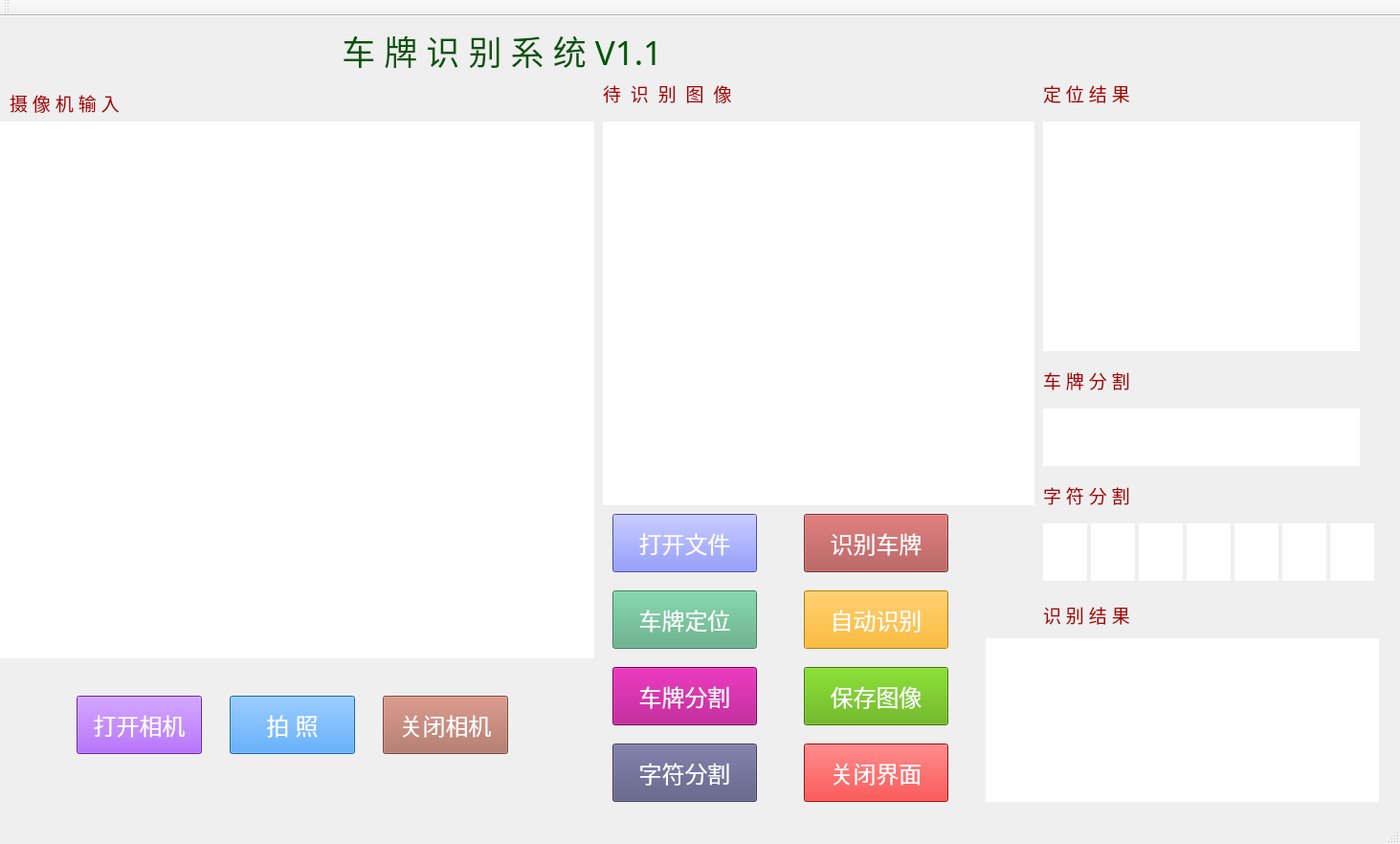
<?xml version="1.0" encoding="UTF-8"?>
<ui version="4.0">
 <class>LprprprprClass</class>
 <widget class="QMainWindow" name="LprprprprClass">
  <property name="geometry">
   <rect>
    <x>0</x>
    <y>0</y>
    <width>1463</width>
    <height>882</height>
   </rect>
  </property>
  <property name="windowTitle">
   <string>Lprprprpr</string>
  </property>
  <widget class="QWidget" name="centralWidget">
   <widget class="QLabel" name="label">
    <property name="geometry">
     <rect>
      <x>0</x>
      <y>110</y>
      <width>621</width>
      <height>561</height>
     </rect>
    </property>
    <property name="font">
     <font>
      <family>Times New Roman</family>
      <pointsize>20</pointsize>
     </font>
    </property>
    <property name="styleSheet">
     <string notr="true">background-color: rgb(255, 255, 255);</string>
    </property>
    <property name="text">
     <string/>
    </property>
   </widget>
   <widget class="QLabel" name="label_2">
    <property name="geometry">
     <rect>
      <x>630</x>
      <y>110</y>
      <width>451</width>
      <height>401</height>
     </rect>
    </property>
    <property name="font">
     <font>
      <family>Times New Roman</family>
      <pointsize>20</pointsize>
     </font>
    </property>
    <property name="styleSheet">
     <string notr="true">background-color: rgb(255, 255, 255);</string>
    </property>
    <property name="text">
     <string/>
    </property>
   </widget>
   <widget class="QLabel" name="label_3">
    <property name="geometry">
     <rect>
      <x>1090</x>
      <y>110</y>
      <width>331</width>
      <height>240</height>
     </rect>
    </property>
    <property name="styleSheet">
     <string notr="true">background-color: rgb(255, 255, 255);</string>
    </property>
    <property name="text">
     <string/>
    </property>
   </widget>
   <widget class="QLabel" name="label_4">
    <property name="geometry">
     <rect>
      <x>1090</x>
      <y>410</y>
      <width>331</width>
      <height>60</height>
     </rect>
    </property>
    <property name="styleSheet">
     <string notr="true">background-color: rgb(255, 255, 255);</string>
    </property>
    <property name="text">
     <string/>
    </property>
   </widget>
   <widget class="QLabel" name="label_5">
    <property name="geometry">
     <rect>
      <x>1090</x>
      <y>530</y>
      <width>46</width>
      <height>60</height>
     </rect>
    </property>
    <property name="styleSheet">
     <string notr="true">background-color: rgb(255, 255, 255);</string>
    </property>
    <property name="text">
     <string/>
    </property>
   </widget>
   <widget class="QLabel" name="label_6">
    <property name="geometry">
     <rect>
      <x>1140</x>
      <y>530</y>
      <width>46</width>
      <height>60</height>
     </rect>
    </property>
    <property name="styleSheet">
     <string notr="true">background-color: rgb(255, 255, 255);</string>
    </property>
    <property name="text">
     <string/>
    </property>
   </widget>
   <widget class="QLabel" name="label_7">
    <property name="geometry">
     <rect>
      <x>1190</x>
      <y>530</y>
      <width>46</width>
      <height>60</height>
     </rect>
    </property>
    <property name="styleSheet">
     <string notr="true">
background-color: rgb(255, 255, 255);</string>
    </property>
    <property name="text">
     <string/>
    </property>
   </widget>
   <widget class="QLabel" name="label_8">
    <property name="geometry">
     <rect>
      <x>1240</x>
      <y>530</y>
      <width>46</width>
      <height>60</height>
     </rect>
    </property>
    <property name="styleSheet">
     <string notr="true">background-color: rgb(255, 255, 255);</string>
    </property>
    <property name="text">
     <string/>
    </property>
   </widget>
   <widget class="QLabel" name="label_9">
    <property name="geometry">
     <rect>
      <x>1290</x>
      <y>530</y>
      <width>46</width>
      <height>60</height>
     </rect>
    </property>
    <property name="styleSheet">
     <string notr="true">background-color: rgb(255, 255, 255);</string>
    </property>
    <property name="text">
     <string/>
    </property>
   </widget>
   <widget class="QLabel" name="label_10">
    <property name="geometry">
     <rect>
      <x>1340</x>
      <y>530</y>
      <width>46</width>
      <height>60</height>
     </rect>
    </property>
    <property name="styleSheet">
     <string notr="true">background-color: rgb(255, 255, 255);</string>
    </property>
    <property name="text">
     <string/>
    </property>
   </widget>
   <widget class="QLabel" name="label_11">
    <property name="geometry">
     <rect>
      <x>1390</x>
      <y>530</y>
      <width>46</width>
      <height>60</height>
     </rect>
    </property>
    <property name="styleSheet">
     <string notr="true">background-color: rgb(255, 255, 255);</string>
    </property>
    <property name="text">
     <string/>
    </property>
   </widget>
   <widget class="QLabel" name="label_12">
    <property name="geometry">
     <rect>
      <x>1030</x>
      <y>650</y>
      <width>411</width>
      <height>171</height>
     </rect>
    </property>
    <property name="font">
     <font>
      <family>Times New Roman</family>
      <pointsize>18</pointsize>
     </font>
    </property>
    <property name="styleSheet">
     <string notr="true">background-color: rgb(255, 255, 255);</string>
    </property>
    <property name="text">
     <string/>
    </property>
   </widget>
   <widget class="QLabel" name="label_13">
    <property name="geometry">
     <rect>
      <x>10</x>
      <y>70</y>
      <width>161</width>
      <height>41</height>
     </rect>
    </property>
    <property name="font">
     <font>
      <family>微软雅黑</family>
      <pointsize>14</pointsize>
     </font>
    </property>
    <property name="styleSheet">
     <string notr="true">color: rgb(170, 0, 0);</string>
    </property>
    <property name="text">
     <string>摄 像 机 输 入  </string>
    </property>
   </widget>
   <widget class="QLabel" name="label_14">
    <property name="geometry">
     <rect>
      <x>630</x>
      <y>60</y>
      <width>221</width>
      <height>41</height>
     </rect>
    </property>
    <property name="font">
     <font>
      <family>微软雅黑</family>
      <pointsize>14</pointsize>
     </font>
    </property>
    <property name="styleSheet">
     <string notr="true">color: rgb(170, 0, 0);</string>
    </property>
    <property name="text">
     <string>待  识  别  图  像</string>
    </property>
   </widget>
   <widget class="QLabel" name="label_15">
    <property name="geometry">
     <rect>
      <x>1090</x>
      <y>60</y>
      <width>161</width>
      <height>41</height>
     </rect>
    </property>
    <property name="font">
     <font>
      <family>微软雅黑</family>
      <pointsize>14</pointsize>
     </font>
    </property>
    <property name="styleSheet">
     <string notr="true">color: rgb(170, 0, 0);</string>
    </property>
    <property name="text">
     <string>定 位 结 果</string>
    </property>
   </widget>
   <widget class="QLabel" name="label_16">
    <property name="geometry">
     <rect>
      <x>1090</x>
      <y>360</y>
      <width>131</width>
      <height>41</height>
     </rect>
    </property>
    <property name="font">
     <font>
      <family>微软雅黑</family>
      <pointsize>14</pointsize>
     </font>
    </property>
    <property name="styleSheet">
     <string notr="true">color: rgb(170, 0, 0);</string>
    </property>
    <property name="text">
     <string>车 牌 分 割</string>
    </property>
   </widget>
   <widget class="QLabel" name="label_17">
    <property name="geometry">
     <rect>
      <x>1090</x>
      <y>480</y>
      <width>121</width>
      <height>41</height>
     </rect>
    </property>
    <property name="font">
     <font>
      <family>微软雅黑</family>
      <pointsize>14</pointsize>
     </font>
    </property>
    <property name="styleSheet">
     <string notr="true">color: rgb(170, 0, 0);</string>
    </property>
    <property name="text">
     <string>字 符 分 割</string>
    </property>
   </widget>
   <widget class="QLabel" name="label_18">
    <property name="geometry">
     <rect>
      <x>1090</x>
      <y>600</y>
      <width>131</width>
      <height>51</height>
     </rect>
    </property>
    <property name="font">
     <font>
      <family>微软雅黑</family>
      <pointsize>14</pointsize>
     </font>
    </property>
    <property name="styleSheet">
     <string notr="true">color: rgb(170, 0, 0);</string>
    </property>
    <property name="text">
     <string>识 别 结 果</string>
    </property>
   </widget>
   <widget class="QLabel" name="label_19">
    <property name="geometry">
     <rect>
      <x>330</x>
      <y>10</y>
      <width>561</width>
      <height>51</height>
     </rect>
    </property>
    <property name="font">
     <font>
      <family>黑体</family>
      <pointsize>26</pointsize>
     </font>
    </property>
    <property name="styleSheet">
     <string notr="true">color: rgb(0, 85, 0);</string>
    </property>
    <property name="text">
     <string>   车 牌 识 别 系 统 V1.1</string>
    </property>
   </widget>
   <widget class="QPushButton" name="pushButton_6">
    <property name="geometry">
     <rect>
      <x>80</x>
      <y>710</y>
      <width>131</width>
      <height>61</height>
     </rect>
    </property>
    <property name="font">
     <font>
      <family>微软雅黑</family>
      <pointsize>18</pointsize>
     </font>
    </property>
    <property name="styleSheet">
     <string notr="true">color: rgb(255, 255, 255);
background-color: rgb(151, 46, 255);</string>
    </property>
    <property name="text">
     <string>打开相机</string>
    </property>
    <property name="iconSize">
     <size>
      <width>30</width>
      <height>30</height>
     </size>
    </property>
   </widget>
   <widget class="QPushButton" name="pushButton_7">
    <property name="geometry">
     <rect>
      <x>240</x>
      <y>710</y>
      <width>131</width>
      <height>61</height>
     </rect>
    </property>
    <property name="font">
     <font>
      <family>微软雅黑</family>
      <pointsize>18</pointsize>
     </font>
    </property>
    <property name="styleSheet">
     <string notr="true">color: rgb(255, 255, 255);

background-color: rgb(34, 141, 255);</string>
    </property>
    <property name="text">
     <string>拍 照</string>
    </property>
   </widget>
   <widget class="QPushButton" name="pushButton_8">
    <property name="geometry">
     <rect>
      <x>400</x>
      <y>710</y>
      <width>131</width>
      <height>61</height>
     </rect>
    </property>
    <property name="font">
     <font>
      <family>微软雅黑</family>
      <pointsize>18</pointsize>
     </font>
    </property>
    <property name="styleSheet">
     <string notr="true">color: rgb(255, 255, 255);
background-color: rgb(170, 105, 89);</string>
    </property>
    <property name="text">
     <string>关闭相机</string>
    </property>
   </widget>
   <widget class="QPushButton" name="pushButton">
    <property name="geometry">
     <rect>
      <x>640</x>
      <y>520</y>
      <width>151</width>
      <height>61</height>
     </rect>
    </property>
    <property name="font">
     <font>
      <family>微软雅黑</family>
      <pointsize>18</pointsize>
     </font>
    </property>
    <property name="styleSheet">
     <string notr="true">color: rgb(255, 255, 255);
background-color: rgb(96, 107, 255);</string>
    </property>
    <property name="text">
     <string>打开文件</string>
    </property>
   </widget>
   <widget class="QPushButton" name="pushButton_2">
    <property name="geometry">
     <rect>
      <x>640</x>
      <y>600</y>
      <width>151</width>
      <height>61</height>
     </rect>
    </property>
    <property name="font">
     <font>
      <family>微软雅黑</family>
      <pointsize>18</pointsize>
     </font>
    </property>
    <property name="styleSheet">
     <string notr="true">background-color: rgb(85, 170, 127);
color: rgb(255, 255, 255);</string>
    </property>
    <property name="text">
     <string>车牌定位</string>
    </property>
   </widget>
   <widget class="QPushButton" name="pushButton_3">
    <property name="geometry">
     <rect>
      <x>640</x>
      <y>680</y>
      <width>151</width>
      <height>61</height>
     </rect>
    </property>
    <property name="font">
     <font>
      <family>微软雅黑</family>
      <pointsize>18</pointsize>
     </font>
    </property>
    <property name="styleSheet">
     <string notr="true">background-color: rgb(170, 0, 127);
color: rgb(255, 255, 255);</string>
    </property>
    <property name="text">
     <string>车牌分割</string>
    </property>
   </widget>
   <widget class="QPushButton" name="pushButton_4">
    <property name="geometry">
     <rect>
      <x>640</x>
      <y>760</y>
      <width>151</width>
      <height>61</height>
     </rect>
    </property>
    <property name="font">
     <font>
      <family>微软雅黑</family>
      <pointsize>18</pointsize>
     </font>
    </property>
    <property name="styleSheet">
     <string notr="true">background-color: rgb(85, 85, 127);
color: rgb(255, 255, 255);</string>
    </property>
    <property name="text">
     <string>字符分割</string>
    </property>
   </widget>
   <widget class="QPushButton" name="pushButton_5">
    <property name="geometry">
     <rect>
      <x>840</x>
      <y>520</y>
      <width>151</width>
      <height>61</height>
     </rect>
    </property>
    <property name="font">
     <font>
      <family>微软雅黑</family>
      <pointsize>18</pointsize>
     </font>
    </property>
    <property name="styleSheet">
     <string notr="true">background-color: rgb(170, 71, 71);
color: rgb(255, 255, 255);</string>
    </property>
    <property name="text">
     <string>识别车牌</string>
    </property>
   </widget>
   <widget class="QPushButton" name="pushButton_9">
    <property name="geometry">
     <rect>
      <x>840</x>
      <y>680</y>
      <width>151</width>
      <height>61</height>
     </rect>
    </property>
    <property name="font">
     <font>
      <family>微软雅黑</family>
      <pointsize>18</pointsize>
     </font>
    </property>
    <property name="styleSheet">
     <string notr="true">background-color: rgb(85, 170, 0);
color: rgb(255, 255, 255);</string>
    </property>
    <property name="text">
     <string>保存图像</string>
    </property>
   </widget>
   <widget class="QPushButton" name="pushButton_10">
    <property name="geometry">
     <rect>
      <x>840</x>
      <y>760</y>
      <width>151</width>
      <height>61</height>
     </rect>
    </property>
    <property name="font">
     <font>
      <family>黑体</family>
      <pointsize>18</pointsize>
     </font>
    </property>
    <property name="styleSheet">
     <string notr="true">background-color: rgb(255, 0, 0);
color: rgb(255, 255, 255);</string>
    </property>
    <property name="text">
     <string>关闭界面</string>
    </property>
   </widget>
   <widget class="QPushButton" name="pushButton_11">
    <property name="geometry">
     <rect>
      <x>840</x>
      <y>600</y>
      <width>151</width>
      <height>61</height>
     </rect>
    </property>
    <property name="font">
     <font>
      <family>微软雅黑</family>
      <pointsize>18</pointsize>
     </font>
    </property>
    <property name="styleSheet">
     <string notr="true">background-color: rgb(255, 170, 0);
color: rgb(255, 255, 255);</string>
    </property>
    <property name="text">
     <string>自动识别</string>
    </property>
   </widget>
  </widget>
  <widget class="QToolBar" name="mainToolBar">
   <attribute name="toolBarArea">
    <enum>TopToolBarArea</enum>
   </attribute>
   <attribute name="toolBarBreak">
    <bool>false</bool>
   </attribute>
  </widget>
  <widget class="QStatusBar" name="statusBar"/>
 </widget>
 <layoutdefault spacing="6" margin="11"/>
 <resources>
  <include location="Lprprprpr.qrc"/>
 </resources>
 <connections/>
</ui>
